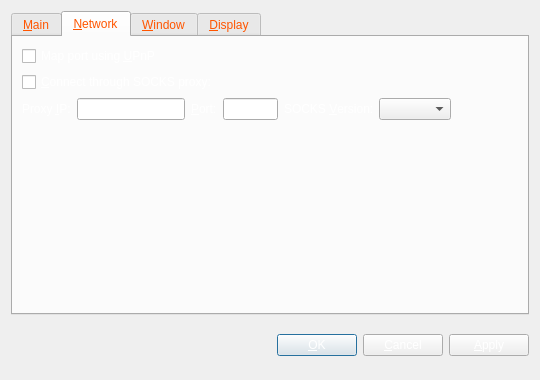
<?xml version="1.0" encoding="UTF-8"?>
<ui version="4.0">
 <class>OptionsDialog</class>
 <widget class="QDialog" name="OptionsDialog">
  <property name="geometry">
   <rect>
    <x>0</x>
    <y>0</y>
    <width>540</width>
    <height>380</height>
   </rect>
  </property>
  <property name="windowTitle">
   <string>Options</string>
  </property>
  <property name="styleSheet">
   <string notr="true">background-image: url(:/images/bkg2);
background-image: url(:/images/gr);</string>
  </property>
  <property name="modal">
   <bool>true</bool>
  </property>
  <layout class="QVBoxLayout" name="verticalLayout">
   <item>
    <widget class="QTabWidget" name="tabWidget">
     <property name="styleSheet">
      <string notr="true">color: rgb(255, 85, 0);</string>
     </property>
     <property name="tabPosition">
      <enum>QTabWidget::North</enum>
     </property>
     <property name="currentIndex">
      <number>1</number>
     </property>
     <widget class="QWidget" name="tabMain">
      <attribute name="title">
       <string>&amp;Main</string>
      </attribute>
      <layout class="QVBoxLayout" name="verticalLayout_Main">
       <item>
        <widget class="QLabel" name="transactionFeeInfoLabel">
         <property name="styleSheet">
          <string notr="true">color:rgb(255,255,255);</string>
         </property>
         <property name="text">
          <string>Optional transaction fee per kB that helps make sure your transactions are processed quickly. Most transactions are 1 kB. Fee 0.01 recommended.</string>
         </property>
         <property name="textFormat">
          <enum>Qt::PlainText</enum>
         </property>
         <property name="wordWrap">
          <bool>true</bool>
         </property>
        </widget>
       </item>
       <item>
        <layout class="QHBoxLayout" name="horizontalLayoutFee">
         <item>
          <widget class="QLabel" name="transactionFeeLabel">
           <property name="styleSheet">
            <string notr="true">color:rgb(255,255,255);</string>
           </property>
           <property name="text">
            <string>Pay transaction &amp;fee</string>
           </property>
           <property name="textFormat">
            <enum>Qt::PlainText</enum>
           </property>
           <property name="buddy">
            <cstring>transactionFee</cstring>
           </property>
          </widget>
         </item>
         <item>
          <widget class="BitcoinAmountField" name="transactionFee">
           <property name="styleSheet">
            <string notr="true">color:rgb(0,0,0);</string>
           </property>
          </widget>
         </item>
         <item>
          <spacer name="horizontalSpacerFee">
           <property name="orientation">
            <enum>Qt::Horizontal</enum>
           </property>
           <property name="sizeHint" stdset="0">
            <size>
             <width>40</width>
             <height>20</height>
            </size>
           </property>
          </spacer>
         </item>
        </layout>
       </item>
       <item>
        <widget class="QLabel" name="reserveBalanceInfoLabel">
         <property name="styleSheet">
          <string notr="true">color:rgb(255,255,255);</string>
         </property>
         <property name="text">
          <string>Reserved amount does not participate in staking and is therefore spendable at any time.</string>
         </property>
         <property name="textFormat">
          <enum>Qt::PlainText</enum>
         </property>
         <property name="wordWrap">
          <bool>true</bool>
         </property>
        </widget>
       </item>
       <item>
        <layout class="QHBoxLayout" name="horizontalLayoutReserveBalance">
         <item>
          <widget class="QLabel" name="reserveBalanceLabel">
           <property name="styleSheet">
            <string notr="true">color:rgb(255,255,255);</string>
           </property>
           <property name="text">
            <string>Reserve</string>
           </property>
           <property name="textFormat">
            <enum>Qt::PlainText</enum>
           </property>
           <property name="buddy">
            <cstring>reserveBalance</cstring>
           </property>
          </widget>
         </item>
         <item>
          <widget class="BitcoinAmountField" name="reserveBalance">
           <property name="styleSheet">
            <string notr="true">color:rgb(0,0,0);</string>
           </property>
          </widget>
         </item>
         <item>
          <spacer name="horizontalSpacerReserveBalance">
           <property name="orientation">
            <enum>Qt::Horizontal</enum>
           </property>
           <property name="sizeHint" stdset="0">
            <size>
             <width>40</width>
             <height>20</height>
            </size>
           </property>
          </spacer>
         </item>
        </layout>
       </item>
       <item>
        <widget class="QCheckBox" name="bitcoinAtStartup">
         <property name="toolTip">
          <string>Automatically start alphax after logging in to the system.</string>
         </property>
         <property name="styleSheet">
          <string notr="true">color:rgb(255,255,255);</string>
         </property>
         <property name="text">
          <string>&amp;Start alphax on system login</string>
         </property>
        </widget>
       </item>
       <item>
        <spacer name="verticalSpacer_Main">
         <property name="orientation">
          <enum>Qt::Vertical</enum>
         </property>
         <property name="sizeHint" stdset="0">
          <size>
           <width>20</width>
           <height>40</height>
          </size>
         </property>
        </spacer>
       </item>
      </layout>
     </widget>
     <widget class="QWidget" name="tabNetwork">
      <attribute name="title">
       <string>&amp;Network</string>
      </attribute>
      <layout class="QVBoxLayout" name="verticalLayout_Network">
       <item>
        <widget class="QCheckBox" name="mapPortUpnp">
         <property name="toolTip">
          <string>Automatically open the alphax client port on the router. This only works when your router supports UPnP and it is enabled.</string>
         </property>
         <property name="styleSheet">
          <string notr="true">color:rgb(255,255,255);</string>
         </property>
         <property name="text">
          <string>Map port using &amp;UPnP</string>
         </property>
        </widget>
       </item>
       <item>
        <widget class="QCheckBox" name="connectSocks">
         <property name="toolTip">
          <string>Connect to the alphax network through a SOCKS proxy (e.g. when connecting through Tor).</string>
         </property>
         <property name="styleSheet">
          <string notr="true">color:rgb(255,255,255);</string>
         </property>
         <property name="text">
          <string>&amp;Connect through SOCKS proxy:</string>
         </property>
        </widget>
       </item>
       <item>
        <layout class="QHBoxLayout" name="horizontalLayout_Network">
         <item>
          <widget class="QLabel" name="proxyIpLabel">
           <property name="styleSheet">
            <string notr="true">color:rgb(255,255,255);</string>
           </property>
           <property name="text">
            <string>Proxy &amp;IP:</string>
           </property>
           <property name="textFormat">
            <enum>Qt::PlainText</enum>
           </property>
           <property name="buddy">
            <cstring>proxyIp</cstring>
           </property>
          </widget>
         </item>
         <item>
          <widget class="QValidatedLineEdit" name="proxyIp">
           <property name="maximumSize">
            <size>
             <width>140</width>
             <height>16777215</height>
            </size>
           </property>
           <property name="toolTip">
            <string>IP address of the proxy (e.g. 127.0.0.1)</string>
           </property>
           <property name="styleSheet">
            <string notr="true">color:rgb(0,0,0);</string>
           </property>
          </widget>
         </item>
         <item>
          <widget class="QLabel" name="proxyPortLabel">
           <property name="styleSheet">
            <string notr="true">color:rgb(255,255,255);</string>
           </property>
           <property name="text">
            <string>&amp;Port:</string>
           </property>
           <property name="textFormat">
            <enum>Qt::PlainText</enum>
           </property>
           <property name="buddy">
            <cstring>proxyPort</cstring>
           </property>
          </widget>
         </item>
         <item>
          <widget class="QLineEdit" name="proxyPort">
           <property name="maximumSize">
            <size>
             <width>55</width>
             <height>16777215</height>
            </size>
           </property>
           <property name="toolTip">
            <string>Port of the proxy (e.g. 9050)</string>
           </property>
           <property name="styleSheet">
            <string notr="true">color:rgb(0,0,0);</string>
           </property>
          </widget>
         </item>
         <item>
          <widget class="QLabel" name="socksVersionLabel">
           <property name="styleSheet">
            <string notr="true">color:rgb(255,255,255);</string>
           </property>
           <property name="text">
            <string>SOCKS &amp;Version:</string>
           </property>
           <property name="textFormat">
            <enum>Qt::PlainText</enum>
           </property>
           <property name="buddy">
            <cstring>socksVersion</cstring>
           </property>
          </widget>
         </item>
         <item>
          <widget class="QValueComboBox" name="socksVersion">
           <property name="toolTip">
            <string>SOCKS version of the proxy (e.g. 5)</string>
           </property>
           <property name="styleSheet">
            <string notr="true">color:rgb(0,0,0);</string>
           </property>
          </widget>
         </item>
         <item>
          <spacer name="horizontalSpacer_Network">
           <property name="orientation">
            <enum>Qt::Horizontal</enum>
           </property>
           <property name="sizeHint" stdset="0">
            <size>
             <width>40</width>
             <height>20</height>
            </size>
           </property>
          </spacer>
         </item>
        </layout>
       </item>
       <item>
        <spacer name="verticalSpacer_Network">
         <property name="orientation">
          <enum>Qt::Vertical</enum>
         </property>
         <property name="sizeHint" stdset="0">
          <size>
           <width>20</width>
           <height>40</height>
          </size>
         </property>
        </spacer>
       </item>
      </layout>
     </widget>
     <widget class="QWidget" name="tabWindow">
      <attribute name="title">
       <string>&amp;Window</string>
      </attribute>
      <layout class="QVBoxLayout" name="verticalLayout_Window">
       <item>
        <widget class="QCheckBox" name="minimizeToTray">
         <property name="toolTip">
          <string>Show only a tray icon after minimizing the window.</string>
         </property>
         <property name="styleSheet">
          <string notr="true">color:rgb(255,255,255);</string>
         </property>
         <property name="text">
          <string>&amp;Minimize to the tray instead of the taskbar</string>
         </property>
        </widget>
       </item>
       <item>
        <widget class="QCheckBox" name="minimizeOnClose">
         <property name="toolTip">
          <string>Minimize instead of exit the application when the window is closed. When this option is enabled, the application will be closed only after selecting Quit in the menu.</string>
         </property>
         <property name="styleSheet">
          <string notr="true">color:rgb(255,255,255);</string>
         </property>
         <property name="text">
          <string>M&amp;inimize on close</string>
         </property>
        </widget>
       </item>
       <item>
        <spacer name="verticalSpacer_Window">
         <property name="orientation">
          <enum>Qt::Vertical</enum>
         </property>
         <property name="sizeHint" stdset="0">
          <size>
           <width>20</width>
           <height>40</height>
          </size>
         </property>
        </spacer>
       </item>
      </layout>
     </widget>
     <widget class="QWidget" name="tabDisplay">
      <attribute name="title">
       <string>&amp;Display</string>
      </attribute>
      <layout class="QVBoxLayout" name="verticalLayout_Display">
       <item>
        <layout class="QHBoxLayout" name="horizontalLayout_1_Display">
         <item>
          <widget class="QLabel" name="langLabel">
           <property name="styleSheet">
            <string notr="true">color:rgb(255,255,255);</string>
           </property>
           <property name="text">
            <string>User Interface &amp;language:</string>
           </property>
           <property name="textFormat">
            <enum>Qt::PlainText</enum>
           </property>
           <property name="buddy">
            <cstring>lang</cstring>
           </property>
          </widget>
         </item>
         <item>
          <widget class="QValueComboBox" name="lang">
           <property name="toolTip">
            <string>The user interface language can be set here. This setting will take effect after restarting alphax.</string>
           </property>
          </widget>
         </item>
        </layout>
       </item>
       <item>
        <layout class="QHBoxLayout" name="horizontalLayout_2_Display">
         <item>
          <widget class="QLabel" name="unitLabel">
           <property name="styleSheet">
            <string notr="true">color:rgb(255,255,255);</string>
           </property>
           <property name="text">
            <string>&amp;Unit to show amounts in:</string>
           </property>
           <property name="textFormat">
            <enum>Qt::PlainText</enum>
           </property>
           <property name="buddy">
            <cstring>unit</cstring>
           </property>
          </widget>
         </item>
         <item>
          <widget class="QValueComboBox" name="unit">
           <property name="toolTip">
            <string>Choose the default subdivision unit to show in the interface and when sending coins.</string>
           </property>
          </widget>
         </item>
        </layout>
       </item>
       <item>
        <widget class="QCheckBox" name="displayAddresses">
         <property name="toolTip">
          <string>Whether to show alphax addresses in the transaction list or not.</string>
         </property>
         <property name="styleSheet">
          <string notr="true">color:rgb(255,255,255);</string>
         </property>
         <property name="text">
          <string>&amp;Display addresses in transaction list</string>
         </property>
        </widget>
       </item>
       <item>
        <widget class="QCheckBox" name="coinControlFeatures">
         <property name="toolTip">
          <string>Whether to show coin control features or not.</string>
         </property>
         <property name="styleSheet">
          <string notr="true">color:rgb(255,255,255);</string>
         </property>
         <property name="text">
          <string>Display coin &amp;control features (experts only!)</string>
         </property>
        </widget>
       </item>
       <item>
        <spacer name="verticalSpacer_Display">
         <property name="orientation">
          <enum>Qt::Vertical</enum>
         </property>
         <property name="sizeHint" stdset="0">
          <size>
           <width>20</width>
           <height>40</height>
          </size>
         </property>
        </spacer>
       </item>
      </layout>
     </widget>
    </widget>
   </item>
   <item>
    <layout class="QHBoxLayout" name="horizontalLayout_Buttons">
     <item>
      <spacer name="horizontalSpacer_1">
       <property name="orientation">
        <enum>Qt::Horizontal</enum>
       </property>
       <property name="sizeHint" stdset="0">
        <size>
         <width>40</width>
         <height>48</height>
        </size>
       </property>
      </spacer>
     </item>
     <item>
      <widget class="QLabel" name="statusLabel">
       <property name="font">
        <font>
         <weight>75</weight>
         <bold>true</bold>
        </font>
       </property>
       <property name="text">
        <string/>
       </property>
       <property name="textFormat">
        <enum>Qt::PlainText</enum>
       </property>
       <property name="wordWrap">
        <bool>true</bool>
       </property>
      </widget>
     </item>
     <item>
      <spacer name="horizontalSpacer_2">
       <property name="orientation">
        <enum>Qt::Horizontal</enum>
       </property>
       <property name="sizeHint" stdset="0">
        <size>
         <width>40</width>
         <height>48</height>
        </size>
       </property>
      </spacer>
     </item>
     <item>
      <widget class="QPushButton" name="okButton">
       <property name="styleSheet">
        <string notr="true">color:rgb(255,255,255);</string>
       </property>
       <property name="text">
        <string>&amp;OK</string>
       </property>
      </widget>
     </item>
     <item>
      <widget class="QPushButton" name="cancelButton">
       <property name="styleSheet">
        <string notr="true">color:rgb(255,255,255);</string>
       </property>
       <property name="text">
        <string>&amp;Cancel</string>
       </property>
       <property name="autoDefault">
        <bool>false</bool>
       </property>
      </widget>
     </item>
     <item>
      <widget class="QPushButton" name="applyButton">
       <property name="styleSheet">
        <string notr="true">color:rgb(255,255,255);</string>
       </property>
       <property name="text">
        <string>&amp;Apply</string>
       </property>
       <property name="autoDefault">
        <bool>false</bool>
       </property>
      </widget>
     </item>
    </layout>
   </item>
  </layout>
 </widget>
 <customwidgets>
  <customwidget>
   <class>BitcoinAmountField</class>
   <extends>QSpinBox</extends>
   <header>bitcoinamountfield.h</header>
   <container>1</container>
  </customwidget>
  <customwidget>
   <class>QValidatedLineEdit</class>
   <extends>QLineEdit</extends>
   <header>qvalidatedlineedit.h</header>
  </customwidget>
  <customwidget>
   <class>QValueComboBox</class>
   <extends>QComboBox</extends>
   <header>qvaluecombobox.h</header>
  </customwidget>
 </customwidgets>
 <resources/>
 <connections/>
</ui>
